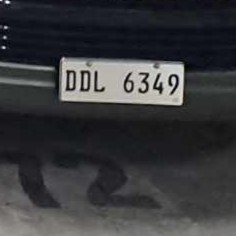
%> input picture test-img/testlp1.jpg, 236 x 236 px
$ octave main.m   (GNU Octave 9; MATLAB toolbox functions it lacks are replaced by stand-ins)
%> lines starting %> are read from the running program, lines starting %| are printed output that depends on the picture; in (x1, y1, x2, y2) boxes, pixels count from 0 and x2, y2 are one past the last pixel; in counts of white or black regions, pixels touching at a corner belong together; the program's own positions count from 1
### findCars.m
function [diffImage, mask, parkedCars] = findCars(rgbEmptyImage, rgbTestImage, maskImage)
    diffImage = imabsdiff(rgbEmptyImage, rgbTestImage);
    diffImage = rgb2gray(diffImage);
    mask = min(maskImage, [], 3) == 255; % Max saturation
    diffImage(~mask) = 0;

    kThreshold = 40;
    parkedCars = diffImage > kThreshold;
    parkedCars = imfill(parkedCars, 'holes');
    parkedCars = bwconvhull(parkedCars, 'objects');
end

### measurePixels.m
function [props, centroids, percentageFilled, area] = measurePixels(mask, parkedCars)
    props = regionprops(mask, parkedCars, 'MeanIntensity', 'Centroid', 'BoundingBox','Area','Image');
    centroids = vertcat(props.Centroid);
    percentageFilled = [props.MeanIntensity];
    area = [props.Area];
end

### main.m
clc;
close all;
clearvars;
format long g;
format compact;
fontSize = 16;

fileName = "test-img/testlp1.jpg";
im = imread(fileName);
%> im is the input picture: size 236x236x3 uint8; mean R, G, B 56.2, 56.8, 59.5
im = imresize(im, [512 512]);
%> im: size 512x512x3 uint8

rgbTestImage = imread("filled-parking.jpg");
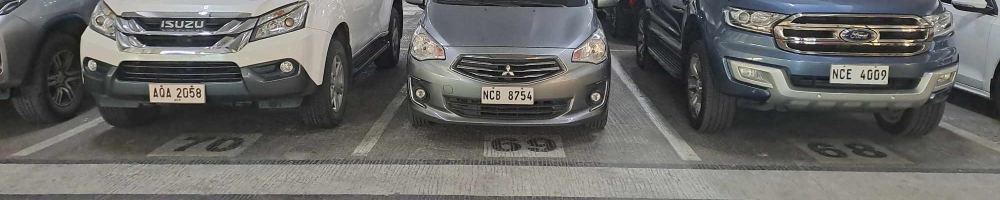
%> input picture filled-parking.jpg, 2000 x 400 px (shown at 1/2 size)
%> rgbTestImage is the input picture: size 400x2000x3 uint8; mean R, G, B 101.1, 101.2, 99
rgbEmptyImage = imread("empty-parking.jpg");
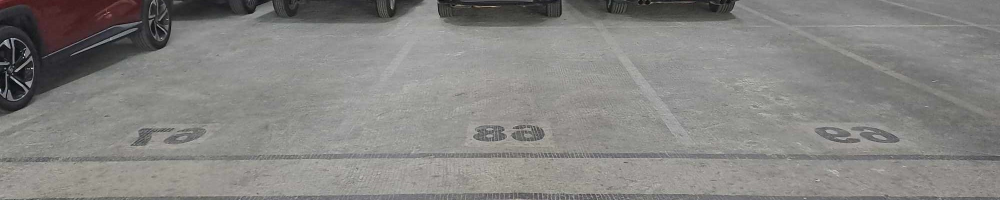
%> input picture empty-parking.jpg, 2000 x 400 px (shown at 1/2 size)
%> rgbEmptyImage is the input picture: size 400x2000x3 uint8; mean R, G, B 133, 132, 129.4
maskImage = imread("mask-parking.jpg");
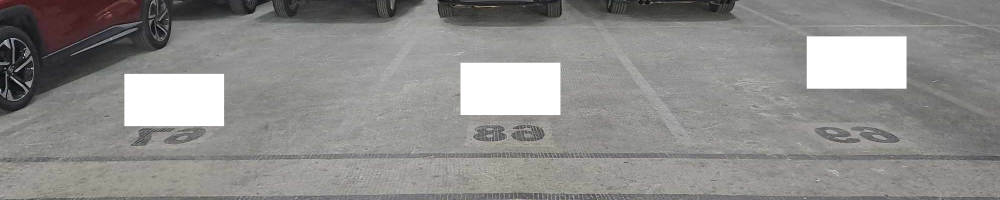
%> input picture mask-parking.jpg, 2000 x 400 px (shown at 1/2 size)
%> maskImage is the input picture: size 400x2000x3 uint8; mean R, G, B 142, 140.9, 138.6

% Find cars
[diffImage, mask, parkedCars] = findCars(rgbEmptyImage, rgbTestImage, maskImage);
%> in findCars, `diffImage = imabsdiff(rgbEmptyImage, rgbTestImage);`:
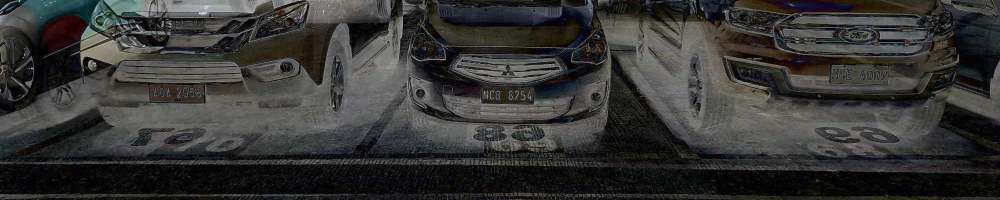
%> diffImage: size 400x2000x3 uint8 (shown at 1/2 size); mean R, G, B 54.5, 54.3, 52.9
%> in findCars, `mask = min(maskImage, [], 3) == 255;`:
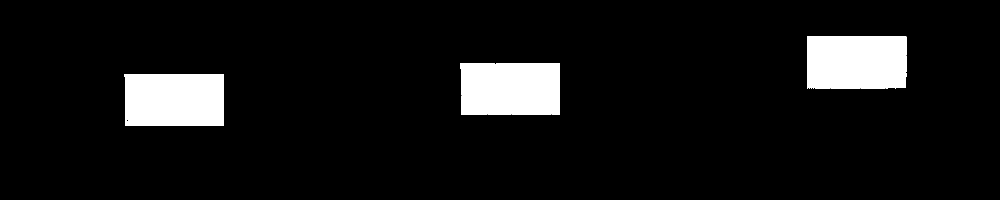
%> mask: size 400x2000 logical (shown at 1/2 size); 7.7% white; 3 white regions, box (x1, y1, x2, y2) and area: (1614, 73, 1813, 177) 20610, (921, 126, 1120, 230) 20387, (249, 148, 448, 252) 20326
%> in findCars, `diffImage(~mask) = 0;`:
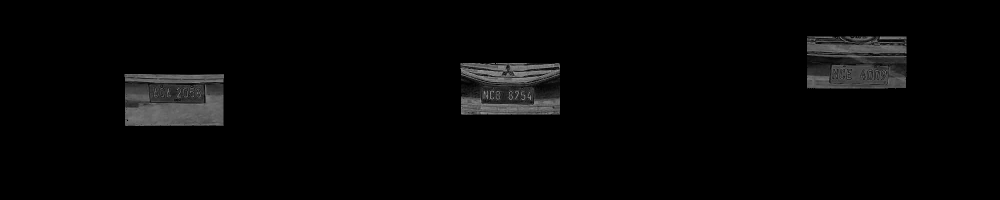
%> diffImage: size 400x2000 uint8 (shown at 1/2 size); min 0, max 167, mean 5.6
%> in findCars, `parkedCars = diffImage > kThreshold;`: parkedCars: size 400x2000 logical; 5.9% white; 82 white regions (76 under 20 px), largest, box (x1, y1, x2, y2) and area: (1614, 73, 1813, 177) 15186, (250, 166, 447, 252) 15105, (922, 172, 1120, 230) 7584, (921, 126, 1120, 172) 6267, (249, 148, 448, 169) 3112, (1714, 107, 1736, 110) 35
%> in findCars, `parkedCars = imfill(parkedCars, 'holes');`: parkedCars: size 400x2000 logical; 6.6% white; 69 white regions (63 under 20 px), largest, box (x1, y1, x2, y2) and area: (1614, 73, 1813, 177) 16838, (250, 166, 447, 252) 15966, (922, 172, 1120, 230) 8920, (921, 126, 1120, 172) 7489, (249, 148, 448, 169) 3256, (1714, 107, 1736, 110) 35
%> in findCars, `parkedCars = bwconvhull(parkedCars, 'objects');`:
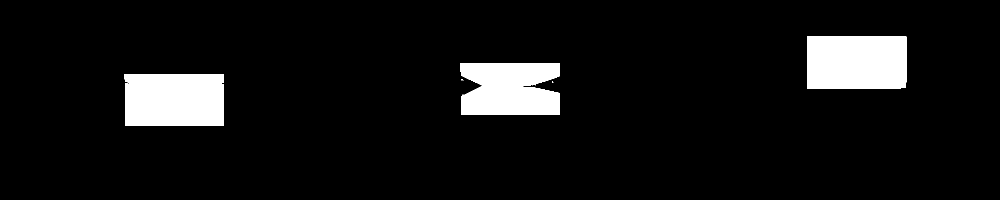
%> parkedCars: size 400x2000 logical (shown at 1/2 size); 7.4% white; 9 white regions (6 under 20 px), largest, box (x1, y1, x2, y2) and area: (1614, 73, 1813, 177) 20674, (249, 148, 448, 252) 20334, (921, 126, 1120, 230) 18507
%> the run ends on the next line

% Measure the percentage of white pixels within each rectangular mask
[props, centroids, percentageFilled] = measurePixels(mask, parkedCars);
